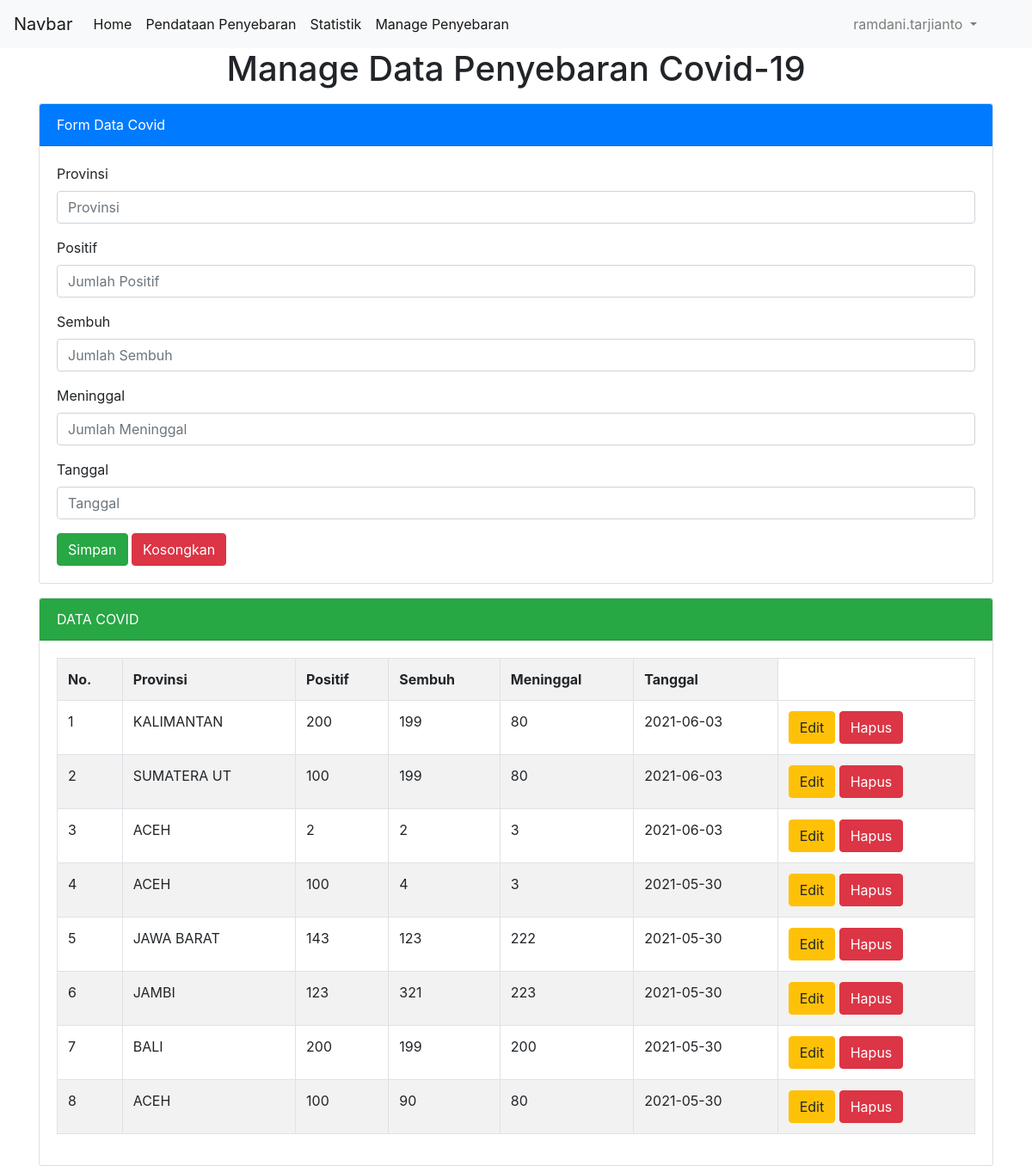
Screenshot of /manage.php (signed in) with the database file from the repository.
### tables this page shows
CREATE TABLE `data_covid` (
  `id` int(11) NOT NULL,
  `provinsi` varchar(11) NOT NULL,
  `positif` int(11) NOT NULL,
  `sembuh` int(11) NOT NULL,
  `meninggal` int(11) NOT NULL,
  `tanggal` date NOT NULL DEFAULT current_timestamp()
);

### manage.php (the view, shortened to what this page needs)
<?php
	$server = "localhost";
	$user = "root";
	$pass = "";
	$database = "projek";
	$koneksi = mysqli_connect($server, $user, $pass, $database)or die (mysql_error($koneksi));
?>
<!DOCTYPE html>
<html>
<head>
	<link rel="stylesheet" type="text/css" href="css/bootstrap.min.css">
</head>
<body>
<nav class="navbar navbar-expand-lg navbar-light bg-light">
      <a class="navbar-brand" href="#">Navbar</a>
      <div class="collapse navbar-collapse" id="navbarSupportedContent">
          <ul class="navbar-nav mr-auto">
          <li class="nav-item active">
              <a class="nav-link" href="index.php">Home <span class="sr-only">(current)</span></a>
          </li>
          <li class="nav-item active">
              <a class="nav-link" href="index.php#pendataan">Pendataan Penyebaran<span class="sr-only">(current)</span></a>
          </li>
          <li class="nav-item active">
              <a class="nav-link" href="index.php#chartContainer">Statistik <span class="sr-only">(current)</span></a>
          </li>
          <?php
            if($_SESSION['akses'] == 'admin'){
                echo "<li class='nav-item active'><a class='nav-link' href='manage.php'>Manage Penyebaran <span class='sr-only'>(current)</span></a></li>";
            }
          ?>
          </ul>
          <form class="form-inline my-2 my-lg-0">
          <ul class="navbar-nav mr-auto">
              <li class="nav-item dropdown">
                  <a class="nav-link dropdown-toggle" href="#" id="navbarDropdown" role="button" data-toggle="dropdown" aria-haspopup="true" aria-expanded="false">
                  <?= $_SESSION['username']; ?>
                  </a>
              </li>
            <ul>
          </form>
      </div>
    </nav>
<div class="container">
	<h1 class="text-center"> Manage Data Penyebaran Covid-19 </h1>
	<div class="card mt-3">
	  <div class="card-header bg-primary text-white">
	    Form Data Covid
	  </div>
	  <div class="card-body">
	    <form method="post" action="">
	    	<div class="form-group">
	    		<label>Provinsi</label>
	    		<input type="text" name="tprovinsi" value="<?=@$vprovinsi?>" class="form-control" placeholder="Provinsi" required>
	    	</div>
	    	<div class="form-group">
	    		<label>Positif</label>
	    		<input type="text" name="tpositif" value="<?=@$vpositif?>" class="form-control" placeholder="Jumlah Positif" required>
	    	</div>
	    	<div class="form-group">
	    		<label>Sembuh</label>
	    		<input type="text" name="tsembuh" value="<?=@$vsembuh?>" class="form-control" placeholder="Jumlah Sembuh" required>
	    	</div>
	    	<div class="form-group">
	    		<label>Meninggal</label>
	    		<input type="text" name="tmeninggal" value="<?=@$vmeninggal?>" class="form-control" placeholder="Jumlah Meninggal" required>
	    	</div>
	    	<div class="form-group">
	    		<label>Tanggal</label>
	    		<input type="text" name="ttanggal" value="<?=@$vtanggal?>" class="form-control" placeholder="Tanggal" required>
	    	</div>
	    	<button type="submit" class="btn btn-success" name="bsimpan">Simpan</button>
	    	<button type="reset" class="btn btn-danger" name="breset">Kosongkan</button>
	    </form>
	  </div>
	</div>
	<div class="card mt-3">
	  <div class="card-header bg-success text-white">
	    DATA COVID
	  </div>
	  <div class="card-body">
	  	<table class="table table-bordered table-striped">
	  		<tr>
	  			<th>No.</th>
	  			<th>Provinsi</th>
	  			<th>Positif</th>
	  			<th>Sembuh</th>
	  			<th>Meninggal</th>
	  			<th>Tanggal</th>
	  		</tr>
	  		<?php
	  			$no = 1;
	  			$tampil = mysqli_query($koneksi, "SELECT * from data_covid order by id desc");
	  			while ($data = mysqli_fetch_array($tampil)) :
	  		?>
	  		<tr>
	  			<td><?=$no++?></td>
	  			<td><?=$data['provinsi']?></td>
	  			<td><?=$data['positif']?></td>
	  			<td><?=$data['sembuh']?></td>
	  			<td><?=$data['meninggal']?></td>
	  			<td><?=$data['tanggal']?></td>
	  			<td>
	  				<a href="manage.php?hal=edit&id=<?=$data['id']?>" class="btn btn-warning">Edit</a>
	  				<a href="manage.php?hal=hapus&id=<?=$data['id']?>"
	  					onclick ="return confirm('Apakah yakin ingin menghapus data ini?')" class="btn btn-danger">Hapus</a>
	  			</td>
	  		</tr>
	  	<?php endwhile; ?>
	  	</table>
	  </div>
	</div>
</div>
</body>
</html>

### rows the page displays
data_covid: provinsi "KALIMANTAN", positif "200", sembuh "199", meninggal "80", tanggal "2021-06-03"
data_covid: provinsi "SUMATERA UT", positif "100", sembuh "199", meninggal "80", tanggal "2021-06-03"
data_covid: provinsi "ACEH", positif "2", sembuh "2", meninggal "3", tanggal "2021-06-03"
data_covid: provinsi "ACEH", positif "100", sembuh "4", meninggal "3", tanggal "2021-05-30"
data_covid: provinsi "JAWA BARAT", positif "143", sembuh "123", meninggal "222", tanggal "2021-05-30"
data_covid: provinsi "JAMBI", positif "123", sembuh "321", meninggal "223", tanggal "2021-05-30"
data_covid: provinsi "BALI", positif "200", sembuh "199", meninggal "200", tanggal "2021-05-30"
data_covid: provinsi "ACEH", positif "100", sembuh "90", meninggal "80", tanggal "2021-05-30"

### other values shown
$_SESSION['username'] "ramdani.tarjianto"
